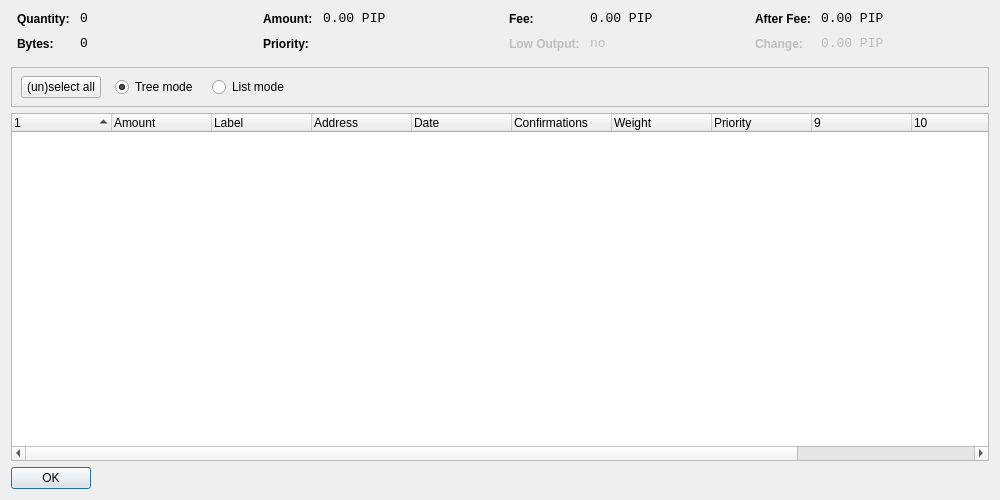
<?xml version="1.0" encoding="UTF-8"?>
<ui version="4.0">
 <class>CoinControlDialog</class>
 <widget class="QWidget" name="CoinControlDialog">
  <property name="geometry">
   <rect>
    <x>0</x>
    <y>0</y>
    <width>1000</width>
    <height>500</height>
   </rect>
  </property>
  <property name="windowTitle">
   <string>Coin Control</string>
  </property>
  <layout class="QVBoxLayout" name="verticalLayout">
   <item>
    <layout class="QHBoxLayout" name="horizontalLayoutTop" stretch="0,0,0,0">
     <property name="topMargin">
      <number>0</number>
     </property>
     <property name="bottomMargin">
      <number>10</number>
     </property>
     <item>
      <layout class="QFormLayout" name="formLayoutCoinControl1">
       <property name="horizontalSpacing">
        <number>10</number>
       </property>
       <property name="verticalSpacing">
        <number>10</number>
       </property>
       <property name="leftMargin">
        <number>6</number>
       </property>
       <property name="rightMargin">
        <number>6</number>
       </property>
       <item row="0" column="0">
        <widget class="QLabel" name="labelCoinControlQuantityText">
         <property name="styleSheet">
          <string notr="true">font-weight:bold;</string>
         </property>
         <property name="text">
          <string>Quantity:</string>
         </property>
        </widget>
       </item>
       <item row="0" column="1">
        <widget class="QLabel" name="labelCoinControlQuantity">
         <property name="font">
          <font>
           <family>Monospace</family>
           <pointsize>10</pointsize>
          </font>
         </property>
         <property name="cursor">
          <cursorShape>IBeamCursor</cursorShape>
         </property>
         <property name="contextMenuPolicy">
          <enum>Qt::ActionsContextMenu</enum>
         </property>
         <property name="text">
          <string notr="true">0</string>
         </property>
         <property name="textInteractionFlags">
          <set>Qt::LinksAccessibleByMouse|Qt::TextSelectableByKeyboard|Qt::TextSelectableByMouse</set>
         </property>
        </widget>
       </item>
       <item row="1" column="0">
        <widget class="QLabel" name="labelCoinControlBytesText">
         <property name="styleSheet">
          <string notr="true">font-weight:bold;</string>
         </property>
         <property name="text">
          <string>Bytes:</string>
         </property>
        </widget>
       </item>
       <item row="1" column="1">
        <widget class="QLabel" name="labelCoinControlBytes">
         <property name="font">
          <font>
           <family>Monospace</family>
           <pointsize>10</pointsize>
          </font>
         </property>
         <property name="cursor">
          <cursorShape>IBeamCursor</cursorShape>
         </property>
         <property name="contextMenuPolicy">
          <enum>Qt::ActionsContextMenu</enum>
         </property>
         <property name="text">
          <string notr="true">0</string>
         </property>
         <property name="textInteractionFlags">
          <set>Qt::LinksAccessibleByMouse|Qt::TextSelectableByKeyboard|Qt::TextSelectableByMouse</set>
         </property>
        </widget>
       </item>
      </layout>
     </item>
     <item>
      <layout class="QFormLayout" name="formLayoutCoinControl2">
       <property name="horizontalSpacing">
        <number>10</number>
       </property>
       <property name="verticalSpacing">
        <number>10</number>
       </property>
       <property name="leftMargin">
        <number>6</number>
       </property>
       <property name="rightMargin">
        <number>6</number>
       </property>
       <item row="0" column="0">
        <widget class="QLabel" name="labelCoinControlAmountText">
         <property name="styleSheet">
          <string notr="true">font-weight:bold;</string>
         </property>
         <property name="text">
          <string>Amount:</string>
         </property>
        </widget>
       </item>
       <item row="0" column="1">
        <widget class="QLabel" name="labelCoinControlAmount">
         <property name="font">
          <font>
           <family>Monospace</family>
           <pointsize>10</pointsize>
          </font>
         </property>
         <property name="cursor">
          <cursorShape>IBeamCursor</cursorShape>
         </property>
         <property name="contextMenuPolicy">
          <enum>Qt::ActionsContextMenu</enum>
         </property>
         <property name="text">
          <string notr="true">0.00 PIP</string>
         </property>
         <property name="textInteractionFlags">
          <set>Qt::LinksAccessibleByMouse|Qt::TextSelectableByKeyboard|Qt::TextSelectableByMouse</set>
         </property>
        </widget>
       </item>
       <item row="1" column="0">
        <widget class="QLabel" name="labelCoinControlPriorityText">
         <property name="styleSheet">
          <string notr="true">font-weight:bold;</string>
         </property>
         <property name="text">
          <string>Priority:</string>
         </property>
        </widget>
       </item>
       <item row="1" column="1">
        <widget class="QLabel" name="labelCoinControlPriority">
         <property name="font">
          <font>
           <family>Monospace</family>
           <pointsize>10</pointsize>
          </font>
         </property>
         <property name="cursor">
          <cursorShape>IBeamCursor</cursorShape>
         </property>
         <property name="contextMenuPolicy">
          <enum>Qt::ActionsContextMenu</enum>
         </property>
         <property name="text">
          <string/>
         </property>
         <property name="textInteractionFlags">
          <set>Qt::LinksAccessibleByMouse|Qt::TextSelectableByKeyboard|Qt::TextSelectableByMouse</set>
         </property>
        </widget>
       </item>
      </layout>
     </item>
     <item>
      <layout class="QFormLayout" name="formLayoutCoinControl3">
       <property name="horizontalSpacing">
        <number>10</number>
       </property>
       <property name="verticalSpacing">
        <number>10</number>
       </property>
       <property name="leftMargin">
        <number>6</number>
       </property>
       <property name="rightMargin">
        <number>6</number>
       </property>
       <item row="0" column="0">
        <widget class="QLabel" name="labelCoinControlFeeText">
         <property name="styleSheet">
          <string notr="true">font-weight:bold;</string>
         </property>
         <property name="text">
          <string>Fee:</string>
         </property>
        </widget>
       </item>
       <item row="0" column="1">
        <widget class="QLabel" name="labelCoinControlFee">
         <property name="font">
          <font>
           <family>Monospace</family>
           <pointsize>10</pointsize>
          </font>
         </property>
         <property name="cursor">
          <cursorShape>IBeamCursor</cursorShape>
         </property>
         <property name="contextMenuPolicy">
          <enum>Qt::ActionsContextMenu</enum>
         </property>
         <property name="text">
          <string notr="true">0.00 PIP</string>
         </property>
         <property name="textInteractionFlags">
          <set>Qt::LinksAccessibleByMouse|Qt::TextSelectableByKeyboard|Qt::TextSelectableByMouse</set>
         </property>
        </widget>
       </item>
       <item row="1" column="0">
        <widget class="QLabel" name="labelCoinControlLowOutputText">
         <property name="enabled">
          <bool>false</bool>
         </property>
         <property name="styleSheet">
          <string notr="true">font-weight:bold;</string>
         </property>
         <property name="text">
          <string>Low Output:</string>
         </property>
        </widget>
       </item>
       <item row="1" column="1">
        <widget class="QLabel" name="labelCoinControlLowOutput">
         <property name="enabled">
          <bool>false</bool>
         </property>
         <property name="font">
          <font>
           <family>Monospace</family>
           <pointsize>10</pointsize>
          </font>
         </property>
         <property name="cursor">
          <cursorShape>IBeamCursor</cursorShape>
         </property>
         <property name="contextMenuPolicy">
          <enum>Qt::ActionsContextMenu</enum>
         </property>
         <property name="text">
          <string>no</string>
         </property>
         <property name="textInteractionFlags">
          <set>Qt::LinksAccessibleByMouse|Qt::TextSelectableByKeyboard|Qt::TextSelectableByMouse</set>
         </property>
        </widget>
       </item>
      </layout>
     </item>
     <item>
      <layout class="QFormLayout" name="formLayoutCoinControl4">
       <property name="horizontalSpacing">
        <number>10</number>
       </property>
       <property name="verticalSpacing">
        <number>10</number>
       </property>
       <property name="leftMargin">
        <number>6</number>
       </property>
       <property name="rightMargin">
        <number>6</number>
       </property>
       <item row="0" column="0">
        <widget class="QLabel" name="labelCoinControlAfterFeeText">
         <property name="styleSheet">
          <string notr="true">font-weight:bold;</string>
         </property>
         <property name="text">
          <string>After Fee:</string>
         </property>
        </widget>
       </item>
       <item row="0" column="1">
        <widget class="QLabel" name="labelCoinControlAfterFee">
         <property name="font">
          <font>
           <family>Monospace</family>
           <pointsize>10</pointsize>
          </font>
         </property>
         <property name="cursor">
          <cursorShape>IBeamCursor</cursorShape>
         </property>
         <property name="contextMenuPolicy">
          <enum>Qt::ActionsContextMenu</enum>
         </property>
         <property name="text">
          <string notr="true">0.00 PIP</string>
         </property>
         <property name="textInteractionFlags">
          <set>Qt::LinksAccessibleByMouse|Qt::TextSelectableByKeyboard|Qt::TextSelectableByMouse</set>
         </property>
        </widget>
       </item>
       <item row="1" column="0">
        <widget class="QLabel" name="labelCoinControlChangeText">
         <property name="enabled">
          <bool>false</bool>
         </property>
         <property name="styleSheet">
          <string notr="true">font-weight:bold;</string>
         </property>
         <property name="text">
          <string>Change:</string>
         </property>
        </widget>
       </item>
       <item row="1" column="1">
        <widget class="QLabel" name="labelCoinControlChange">
         <property name="enabled">
          <bool>false</bool>
         </property>
         <property name="font">
          <font>
           <family>Monospace</family>
           <pointsize>10</pointsize>
          </font>
         </property>
         <property name="cursor">
          <cursorShape>IBeamCursor</cursorShape>
         </property>
         <property name="contextMenuPolicy">
          <enum>Qt::ActionsContextMenu</enum>
         </property>
         <property name="text">
          <string notr="true">0.00 PIP</string>
         </property>
         <property name="textInteractionFlags">
          <set>Qt::LinksAccessibleByMouse|Qt::TextSelectableByKeyboard|Qt::TextSelectableByMouse</set>
         </property>
        </widget>
       </item>
      </layout>
     </item>
    </layout>
   </item>
   <item>
    <widget class="QFrame" name="frame">
     <property name="minimumSize">
      <size>
       <width>0</width>
       <height>40</height>
      </size>
     </property>
     <property name="frameShape">
      <enum>QFrame::StyledPanel</enum>
     </property>
     <property name="frameShadow">
      <enum>QFrame::Sunken</enum>
     </property>
     <widget class="QWidget" name="horizontalLayoutWidget">
      <property name="geometry">
       <rect>
        <x>10</x>
        <y>0</y>
        <width>781</width>
        <height>41</height>
       </rect>
      </property>
      <layout class="QHBoxLayout" name="horizontalLayoutPanel" stretch="0,0,0,0">
       <property name="spacing">
        <number>14</number>
       </property>
       <item>
        <widget class="QPushButton" name="pushButtonSelectAll">
         <property name="sizePolicy">
          <sizepolicy hsizetype="Maximum" vsizetype="Fixed">
           <horstretch>0</horstretch>
           <verstretch>0</verstretch>
          </sizepolicy>
         </property>
         <property name="text">
          <string>(un)select all</string>
         </property>
        </widget>
       </item>
       <item>
        <widget class="QRadioButton" name="radioTreeMode">
         <property name="sizePolicy">
          <sizepolicy hsizetype="Maximum" vsizetype="Fixed">
           <horstretch>0</horstretch>
           <verstretch>0</verstretch>
          </sizepolicy>
         </property>
         <property name="text">
          <string>Tree mode</string>
         </property>
         <property name="checked">
          <bool>true</bool>
         </property>
        </widget>
       </item>
       <item>
        <widget class="QRadioButton" name="radioListMode">
         <property name="sizePolicy">
          <sizepolicy hsizetype="Maximum" vsizetype="Fixed">
           <horstretch>0</horstretch>
           <verstretch>0</verstretch>
          </sizepolicy>
         </property>
         <property name="text">
          <string>List mode</string>
         </property>
        </widget>
       </item>
       <item>
        <spacer name="horizontalSpacer">
         <property name="orientation">
          <enum>Qt::Horizontal</enum>
         </property>
         <property name="sizeHint" stdset="0">
          <size>
           <width>40</width>
           <height>20</height>
          </size>
         </property>
        </spacer>
       </item>
      </layout>
     </widget>
    </widget>
   </item>
   <item>
    <widget class="CoinControlTreeWidget" name="treeWidget">
     <property name="contextMenuPolicy">
      <enum>Qt::CustomContextMenu</enum>
     </property>
     <property name="sortingEnabled">
      <bool>false</bool>
     </property>
     <property name="columnCount">
      <number>12</number>
     </property>
     <attribute name="headerShowSortIndicator" stdset="0">
      <bool>true</bool>
     </attribute>
     <attribute name="headerStretchLastSection">
      <bool>false</bool>
     </attribute>
     <column>
      <property name="text">
       <string/>
      </property>
     </column>
     <column>
      <property name="text">
       <string>Amount</string>
      </property>
     </column>
     <column>
      <property name="text">
       <string>Label</string>
      </property>
     </column>
     <column>
      <property name="text">
       <string>Address</string>
      </property>
     </column>
     <column>
      <property name="text">
       <string>Date</string>
      </property>
     </column>
     <column>
      <property name="text">
       <string>Confirmations</string>
      </property>
      <property name="toolTip">
       <string>Confirmed</string>
      </property>
     </column>
     <column>
      <property name="text">
       <string>Weight</string>
      </property>
     </column>
     <column>
      <property name="text">
       <string>Priority</string>
      </property>
     </column>
     <column>
      <property name="text">
       <string/>
      </property>
     </column>
     <column>
      <property name="text">
       <string/>
      </property>
     </column>
     <column>
      <property name="text">
       <string/>
      </property>
     </column>
     <column>
      <property name="text">
       <string/>
      </property>
     </column>
    </widget>
   </item>
   <item>
    <widget class="QDialogButtonBox" name="buttonBox">
     <property name="sizePolicy">
      <sizepolicy hsizetype="Maximum" vsizetype="Fixed">
       <horstretch>0</horstretch>
       <verstretch>0</verstretch>
      </sizepolicy>
     </property>
     <property name="orientation">
      <enum>Qt::Horizontal</enum>
     </property>
     <property name="standardButtons">
      <set>QDialogButtonBox::Ok</set>
     </property>
    </widget>
   </item>
  </layout>
 </widget>
 <customwidgets>
  <customwidget>
   <class>CoinControlTreeWidget</class>
   <extends>QTreeWidget</extends>
   <header>coincontroltreewidget.h</header>
  </customwidget>
 </customwidgets>
 <resources/>
 <connections/>
</ui>
